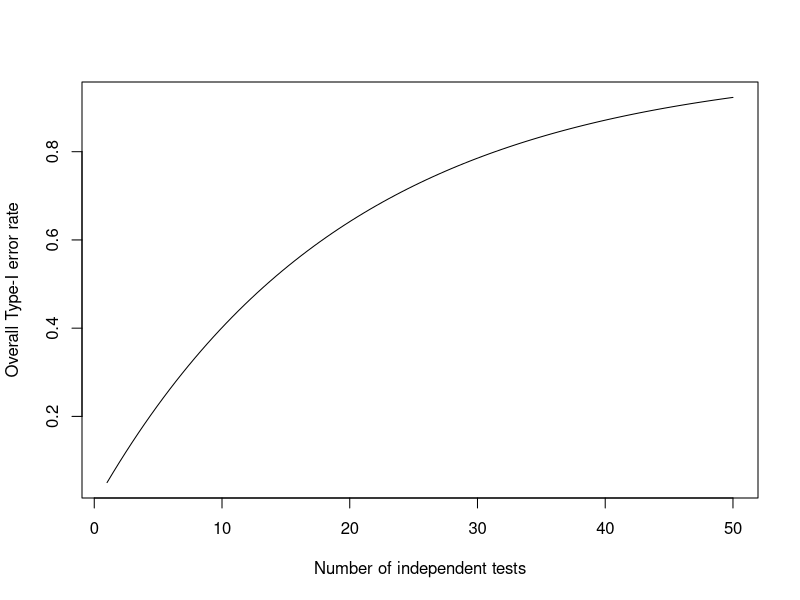

Generate this figure with R:
## ---- chunk 1
curve(
  1 - 0.95^x, from = 1, to = 50,
  xlab = "Number of independent tests",
  ylab = "Overall Type-I error rate"
)
